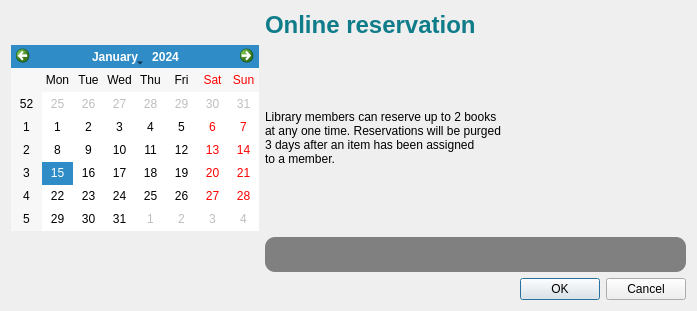
<?xml version="1.0" encoding="UTF-8"?>
<ui version="4.0">
 <class>ReservationDialog</class>
 <widget class="QDialog" name="ReservationDialog">
  <property name="geometry">
   <rect>
    <x>0</x>
    <y>0</y>
    <width>697</width>
    <height>311</height>
   </rect>
  </property>
  <property name="windowTitle">
   <string>Dialog</string>
  </property>
  <property name="styleSheet">
   <string notr="true">font-family:Arial;</string>
  </property>
  <layout class="QFormLayout" name="formLayout">
   <item row="0" column="1">
    <widget class="QLabel" name="label_2">
     <property name="styleSheet">
      <string notr="true">font:bold;
color:#0F7C8A;
font-size:24px;</string>
     </property>
     <property name="text">
      <string>Online reservation</string>
     </property>
    </widget>
   </item>
   <item row="1" column="0">
    <widget class="QCalendarWidget" name="calendarWidget">
     <property name="minimumSize">
      <size>
       <width>0</width>
       <height>0</height>
      </size>
     </property>
     <property name="maximumSize">
      <size>
       <width>350</width>
       <height>16777215</height>
      </size>
     </property>
    </widget>
   </item>
   <item row="1" column="1">
    <widget class="QLabel" name="label">
     <property name="text">
      <string>Library members can reserve up to 2 books
at any one time. Reservations will be purged
3 days after an item has been assigned
to a member.</string>
     </property>
    </widget>
   </item>
   <item row="2" column="1">
    <widget class="QLineEdit" name="emaiLineEdit">
     <property name="minimumSize">
      <size>
       <width>0</width>
       <height>35</height>
      </size>
     </property>
     <property name="styleSheet">
      <string notr="true"> border-style: outset;
    border-width: 0px;
    border-radius: 10px;
background-color:gray;</string>
     </property>
    </widget>
   </item>
   <item row="3" column="1">
    <widget class="QDialogButtonBox" name="buttonBox">
     <property name="orientation">
      <enum>Qt::Horizontal</enum>
     </property>
     <property name="standardButtons">
      <set>QDialogButtonBox::Cancel|QDialogButtonBox::Ok</set>
     </property>
    </widget>
   </item>
  </layout>
 </widget>
 <resources/>
 <connections>
  <connection>
   <sender>buttonBox</sender>
   <signal>accepted()</signal>
   <receiver>ReservationDialog</receiver>
   <slot>accept()</slot>
   <hints>
    <hint type="sourcelabel">
     <x>248</x>
     <y>254</y>
    </hint>
    <hint type="destinationlabel">
     <x>157</x>
     <y>274</y>
    </hint>
   </hints>
  </connection>
  <connection>
   <sender>buttonBox</sender>
   <signal>rejected()</signal>
   <receiver>ReservationDialog</receiver>
   <slot>reject()</slot>
   <hints>
    <hint type="sourcelabel">
     <x>316</x>
     <y>260</y>
    </hint>
    <hint type="destinationlabel">
     <x>286</x>
     <y>274</y>
    </hint>
   </hints>
  </connection>
 </connections>
</ui>
